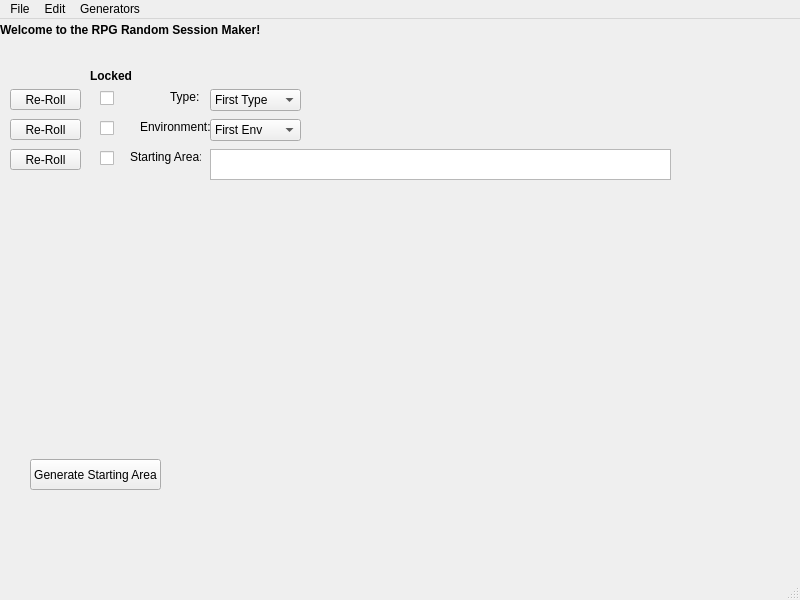
<?xml version="1.0" encoding="UTF-8"?>
<ui version="4.0">
 <class>MainWindow</class>
 <widget class="QMainWindow" name="MainWindow">
  <property name="geometry">
   <rect>
    <x>0</x>
    <y>0</y>
    <width>800</width>
    <height>600</height>
   </rect>
  </property>
  <property name="windowTitle">
   <string>RPG Random Session Maker</string>
  </property>
  <widget class="QWidget" name="centralwidget">
   <widget class="QLabel" name="lbl_Header">
    <property name="geometry">
     <rect>
      <x>0</x>
      <y>0</y>
      <width>261</width>
      <height>21</height>
     </rect>
    </property>
    <property name="font">
     <font>
      <weight>75</weight>
      <bold>true</bold>
     </font>
    </property>
    <property name="text">
     <string>Welcome to the RPG Random Session Maker!</string>
    </property>
   </widget>
   <widget class="QPushButton" name="btn_rr_all">
    <property name="geometry">
     <rect>
      <x>30</x>
      <y>440</y>
      <width>131</width>
      <height>31</height>
     </rect>
    </property>
    <property name="text">
     <string>Generate Starting Area</string>
    </property>
   </widget>
   <widget class="QLabel" name="lbl_Type">
    <property name="geometry">
     <rect>
      <x>170</x>
      <y>70</y>
      <width>31</width>
      <height>16</height>
     </rect>
    </property>
    <property name="text">
     <string>Type:</string>
    </property>
   </widget>
   <widget class="QComboBox" name="cb_Type">
    <property name="geometry">
     <rect>
      <x>210</x>
      <y>70</y>
      <width>91</width>
      <height>22</height>
     </rect>
    </property>
    <item>
     <property name="text">
      <string>First Type</string>
     </property>
    </item>
    <item>
     <property name="text">
      <string>Second Type</string>
     </property>
    </item>
   </widget>
   <widget class="QCheckBox" name="lck_type">
    <property name="geometry">
     <rect>
      <x>100</x>
      <y>70</y>
      <width>16</width>
      <height>18</height>
     </rect>
    </property>
    <property name="text">
     <string/>
    </property>
   </widget>
   <widget class="QLabel" name="lbl_Locked">
    <property name="geometry">
     <rect>
      <x>90</x>
      <y>50</y>
      <width>47</width>
      <height>13</height>
     </rect>
    </property>
    <property name="font">
     <font>
      <weight>75</weight>
      <bold>true</bold>
     </font>
    </property>
    <property name="text">
     <string>Locked</string>
    </property>
   </widget>
   <widget class="QLabel" name="lbl_Environment">
    <property name="geometry">
     <rect>
      <x>140</x>
      <y>100</y>
      <width>71</width>
      <height>16</height>
     </rect>
    </property>
    <property name="text">
     <string>Environment:</string>
    </property>
   </widget>
   <widget class="QCheckBox" name="lck_Environment">
    <property name="geometry">
     <rect>
      <x>100</x>
      <y>100</y>
      <width>16</width>
      <height>18</height>
     </rect>
    </property>
    <property name="text">
     <string/>
    </property>
   </widget>
   <widget class="QComboBox" name="cb_Environment">
    <property name="geometry">
     <rect>
      <x>210</x>
      <y>100</y>
      <width>91</width>
      <height>22</height>
     </rect>
    </property>
    <item>
     <property name="text">
      <string>First Env</string>
     </property>
    </item>
    <item>
     <property name="text">
      <string>Second Env</string>
     </property>
    </item>
   </widget>
   <widget class="QLabel" name="lbl_StartArea">
    <property name="geometry">
     <rect>
      <x>130</x>
      <y>130</y>
      <width>71</width>
      <height>16</height>
     </rect>
    </property>
    <property name="text">
     <string>Starting Area:</string>
    </property>
   </widget>
   <widget class="QCheckBox" name="lck_StartArea">
    <property name="geometry">
     <rect>
      <x>100</x>
      <y>130</y>
      <width>16</width>
      <height>18</height>
     </rect>
    </property>
    <property name="text">
     <string/>
    </property>
   </widget>
   <widget class="QTextEdit" name="txt_StartArea">
    <property name="geometry">
     <rect>
      <x>210</x>
      <y>130</y>
      <width>461</width>
      <height>31</height>
     </rect>
    </property>
   </widget>
   <widget class="QPushButton" name="btn_rr_type">
    <property name="geometry">
     <rect>
      <x>10</x>
      <y>70</y>
      <width>71</width>
      <height>21</height>
     </rect>
    </property>
    <property name="text">
     <string>Re-Roll</string>
    </property>
   </widget>
   <widget class="QPushButton" name="btn_rr_environment">
    <property name="geometry">
     <rect>
      <x>10</x>
      <y>100</y>
      <width>71</width>
      <height>21</height>
     </rect>
    </property>
    <property name="text">
     <string>Re-Roll</string>
    </property>
   </widget>
   <widget class="QPushButton" name="btn_rr_StartArea">
    <property name="geometry">
     <rect>
      <x>10</x>
      <y>130</y>
      <width>71</width>
      <height>21</height>
     </rect>
    </property>
    <property name="text">
     <string>Re-Roll</string>
    </property>
   </widget>
  </widget>
  <widget class="QMenuBar" name="menubar">
   <property name="geometry">
    <rect>
     <x>0</x>
     <y>0</y>
     <width>800</width>
     <height>20</height>
    </rect>
   </property>
   <widget class="QMenu" name="menuFile">
    <property name="title">
     <string>File</string>
    </property>
    <addaction name="actionNew"/>
    <addaction name="actionLoad"/>
    <addaction name="actionSave"/>
    <addaction name="actionExit"/>
   </widget>
   <widget class="QMenu" name="menuEdit">
    <property name="title">
     <string>Edit</string>
    </property>
    <addaction name="actionPreferences"/>
    <addaction name="actionRoll_Tables"/>
   </widget>
   <widget class="QMenu" name="menuGenerators">
    <property name="title">
     <string>Generators</string>
    </property>
    <addaction name="actionChamber"/>
    <addaction name="actionPassage"/>
    <addaction name="actionDoor"/>
    <addaction name="actionEntrance"/>
    <addaction name="separator"/>
    <addaction name="actionMonster"/>
    <addaction name="actionNPC"/>
    <addaction name="actionPlayer"/>
    <addaction name="separator"/>
    <addaction name="actionCity"/>
   </widget>
   <addaction name="menuFile"/>
   <addaction name="menuEdit"/>
   <addaction name="menuGenerators"/>
  </widget>
  <widget class="QStatusBar" name="statusbar"/>
  <action name="actionNew">
   <property name="text">
    <string>New</string>
   </property>
  </action>
  <action name="actionLoad">
   <property name="text">
    <string>Load</string>
   </property>
  </action>
  <action name="actionSave">
   <property name="text">
    <string>Save</string>
   </property>
  </action>
  <action name="actionExit">
   <property name="text">
    <string>Exit</string>
   </property>
  </action>
  <action name="actionChamber">
   <property name="text">
    <string>Chamber</string>
   </property>
  </action>
  <action name="actionPassage">
   <property name="text">
    <string>Passage</string>
   </property>
  </action>
  <action name="actionDoor">
   <property name="text">
    <string>Door</string>
   </property>
  </action>
  <action name="actionEntrance">
   <property name="text">
    <string>Entrance</string>
   </property>
  </action>
  <action name="actionMonster">
   <property name="text">
    <string>Monster</string>
   </property>
  </action>
  <action name="actionNPC">
   <property name="text">
    <string>NPC</string>
   </property>
  </action>
  <action name="actionPlayer">
   <property name="text">
    <string>Player</string>
   </property>
  </action>
  <action name="actionCity">
   <property name="text">
    <string>City</string>
   </property>
  </action>
  <action name="actionPreferences">
   <property name="text">
    <string>Preferences</string>
   </property>
  </action>
  <action name="actionRoll_Tables">
   <property name="text">
    <string>Roll Tables</string>
   </property>
  </action>
 </widget>
 <resources/>
 <connections/>
</ui>
